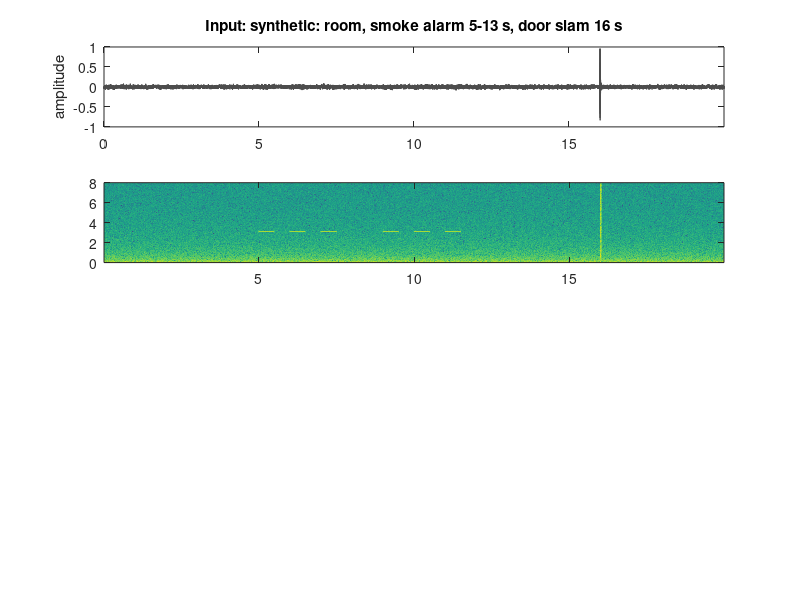

This chart was generated by the following MATLAB code: (Note: this script raises an error after producing the figure.)
function safesound_demo(source)
% SAFESOUND_DEMO  Simple DSP demo: detect a smoke/fire alarm with classical DSP.
%
%   safesound_demo            built-in test sound: quiet room, a smoke alarm
%                             (ISO 8201 T3 beeps at 3.1 kHz), then a door slam
%   safesound_demo('x.wav')   any audio file
%   safesound_demo('mic')     record 10 s from the computer microphone
%
% What it shows (same detector as the paper, safesound/dsp.py):
%   1. STFT spectrogram (64 ms Hann window, 10 ms hop)
%   2. noise floor per frequency bin (minimum follower)
%   3. alarm evidence: a narrow tone in 2-5 kHz that stands out from its band,
%      from the noise floor, and from the low band (100-1500 Hz)
%   4. a 2 s window score every 0.5 s: steady frequency + beeps switching on/off
%   5. the usual "loudness" (energy) detector for comparison: it ignores the
%      quiet alarm but fires on the door slam
% Only base MATLAB is needed (no toolboxes).

if nargin < 1, source = 'synthetic'; end
fs = 16000;
[x, name] = get_audio(source, fs);

%% 1) STFT power spectrogram
NFFT = 1024; HOP = 160; FPS = fs / HOP;
w = 0.5 - 0.5 * cos(2 * pi * (0:NFFT-1)' / (NFFT - 1));     % Hann window
T = 1 + floor((numel(x) - NFFT) / HOP);
P = zeros(NFFT/2 + 1, T);
for t = 1:T
    seg = x((t-1)*HOP + (1:NFFT)) .* w;
    X = fft(seg);
    P(:, t) = abs(X(1:NFFT/2 + 1)).^2 + 1e-10;
end
f  = (0:NFFT/2)' * fs / NFFT;          % bin frequencies (Hz)
tf = ((0:T-1) * HOP + NFFT/2) / fs;    % frame centre times (s)

%% 2) noise floor: drops at once, rises 6 dB per 2 s
N = noise_floor(P, FPS);
PdB = 10 * log10(P);  NdB = 10 * log10(N);

%% 3) alarm evidence per frame
bA = find(f >= 2000 & f < 5000);       % alarm band
bL = find(f >= 100  & f < 1500);       % low band (speech, TV, appliances)
[peak, k] = max(PdB(bA, :), [], 1);                        % strongest bin
prom = peak - median(PdB(bA, :), 1);                       % stands out in its band
NdBA = NdB(bA, :);
snr  = peak - NdBA(sub2ind(size(NdBA), k, 1:T));           % above the noise floor
dom  = ramp(peak - max(PdB(bL, :), [], 1), -6, 6);         % louder than low band
a    = ramp(prom, 10, 25) .* ramp(snr, 6, 20) .* dom;      % 0..1 per frame
afreq = f(bA(k))';                                         % tone frequency

% energy detector: broadband level above its own floor
lvl  = sum(P, 1);
loud = ramp(10 * log10(lvl ./ noise_floor(lvl, FPS)), 10, 30);

%% 4) 2 s window scores every 0.5 s
W = round(2 * FPS);
nW = floor(numel(x) / (0.5 * fs));
tw = (1:nW) * 0.5;                     % window end times
sAlarm = zeros(1, nW); sLoud = zeros(1, nW);
for i = 1:nW
    e = min(T, floor((i * 0.5 * fs - NFFT) / HOP) + 1);
    if e <= 0, continue; end
    s = max(1, e - W + 1):e;
    on = a(s) > 0.3;
    edges = sum(diff(on) == 1);                            % beeps switching on
    if sum(on) > 3
        steady = ramp(-std(afreq(s(on)), 1), -60, -15);    % fixed frequency
    else
        steady = 0;
    end
    sAlarm(i) = pct(a(s), 90) * steady * (0.6 + 0.4 * min(edges, 3) / 3);
    sLoud(i)  = max(loud(s));
end

%% 5) decisions
TH = 0.4;                                          % alarm threshold
hit = sAlarm >= TH;
alert = hit & ([false hit(1:end-1)] | [false false hit(1:end-2)]);  % 2 of last 3
energyOn = sLoud >= 0.1;                           % energy detector fires

fprintf('\nSafeSound DSP demo: %s (%.1f s)\n', name, numel(x) / fs);
if any(alert)
    fprintf('  ALARM detected first at %.1f s (DSP alarm detector)\n', tw(find(alert, 1)));
else
    fprintf('  no alarm detected\n');
end
fprintf('  alarm detector on in %d windows, energy detector on in %d windows\n', ...
        sum(alert), sum(energyOn));

%% 6) plots
figure('Name', 'SafeSound DSP demo', 'Color', 'w');
tx = (0:numel(x)-1) / fs;

subplot(4, 1, 1);
plot(tx, x, 'Color', [0.3 0.3 0.3]); xlim([0 tx(end)]);
title(['Input: ' name], 'Interpreter', 'none'); ylabel('amplitude');

subplot(4, 1, 2);
imagesc(tf, f / 1000, PdB); axis xy; ylim([0 8]); colormap(gca, 'parula');
clim_ = [pct(PdB(:), 50), pct(PdB(:), 99.9)]; caxis(clim_);   % tones stand out
hold on; plot(tf([1 end]), [2 2], 'w--', tf([1 end]), [5 5], 'w--'); hold off;
ylabel('kHz'); title('Spectrogram (dB); dashed = alarm band 2-5 kHz');

subplot(4, 1, 3);
plot(tf, a, 'r', tf, loud, 'b'); ylim([-0.05 1.05]); xlim([0 tx(end)]);
legend('alarm tone evidence', 'loudness above floor', 'Location', 'northwest');
title('Per-frame DSP evidence');

subplot(4, 1, 4);
stairs(tw, sAlarm, 'r', 'LineWidth', 1.5); hold on;
stairs(tw, double(energyOn), 'b--');
plot([0 tw(end)], [TH TH], 'k:');
yl = 1.1;
for i = find(alert)
    patch([tw(i)-0.5 tw(i) tw(i) tw(i)-0.5], [0 0 yl yl], 'r', ...
          'FaceAlpha', 0.15, 'EdgeColor', 'none');
end
hold off; ylim([0 yl]); xlim([0 tx(end)]); xlabel('time (s)');
legend('alarm score (2 s window)', 'energy detector fires', 'threshold', ...
       'ALARM alert', 'Location', 'northwest');
title('Decision: shaded = alarm alert');

ws = warning('off', 'all');                       % MATLAB Online prints audio warnings
try
    sound(x / max(abs(x) + eps) * 0.8, fs);        % play what was analysed
catch
end
warning(ws);
end

%% ---------------------------------------------------------------------------
function [x, name] = get_audio(source, fs)
if strcmpi(source, 'synthetic')
    rng(1);
    t = (0:20*fs-1)' / fs;
    room = filter(1, [1 -0.97], randn(size(t)));          % fan / room rumble
    room = 0.02 * room / std(room);
    c = mod(t - 5, 4);                                     % T3: 3 x 0.5 s beeps, 1.5 s pause
    on = (t >= 5 & t < 13) & (c < 2.5) & (mod(c, 1) < 0.5);
    x = room + 0.01 * on .* sin(2 * pi * 3100 * t);        % quiet smoke alarm, 5-13 s
    i = 16 * fs;                                           % door slam at 16 s
    x(i+1:i+800) = x(i+1:i+800) + 0.5 * randn(800, 1) .* exp(-(0:799)' / 150);
    name = 'synthetic: room, smoke alarm 5-13 s, door slam 16 s';
elseif strcmpi(source, 'mic')
    r = audiorecorder(fs, 16, 1);
    disp('Recording 10 s ...'); recordblocking(r, 10); disp('done');
    x = getaudiodata(r); name = 'microphone';
else
    [x, fs0] = audioread(source);
    x = mean(x, 2);
    if fs0 ~= fs                                           % simple resampling
        x = interp1((0:numel(x)-1)' / fs0, x, (0:1/fs:(numel(x)-1)/fs0)', 'linear');
    end
    [~, name] = fileparts(source);
end
x = x(:);
end

function N = noise_floor(P, FPS)
% minimum follower per row: drops to a quieter value at once, rises 6 dB per 2 s
up = 10^(6 / 10 / (2 * FPS));
srt = sort(P, 2);
n = srt(:, max(1, round(0.1 * size(P, 2))));       % start at the 10th percentile
N = zeros(size(P));
for t = 1:size(P, 2)
    n = min(n * up, P(:, t));
    N(:, t) = n;
end
end

function y = ramp(x, lo, hi)
y = min(max((x - lo) / (hi - lo), 0), 1);
end

function v = pct(x, p)
% percentile with linear interpolation (same as numpy's default)
x = sort(x(:));
r = 1 + (numel(x) - 1) * p / 100;
lo = floor(r); hi = ceil(r);
v = x(lo) + (r - lo) * (x(hi) - x(lo));
end
